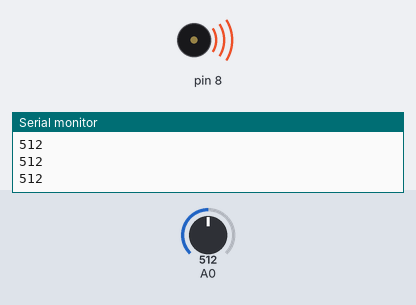
A sketch run on a simulated Arduino Uno, built with avr-gcc and run on an emulated ATmega328P. Shown: buzzer (waves = sounding), the last lines printed to the serial monitor. Inputs (shaded band) come from the test bench; at power-on: A0 = 512.

Above: at 1.2 s.
1.3 s: A0 set to 496
At 1.7 s:
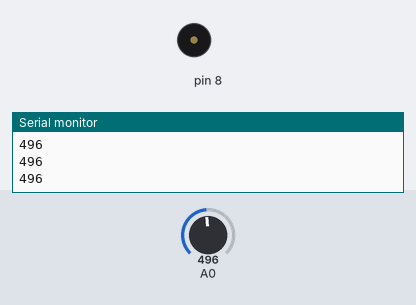
2.8 s: A0 set to 511
At 4.0 s:
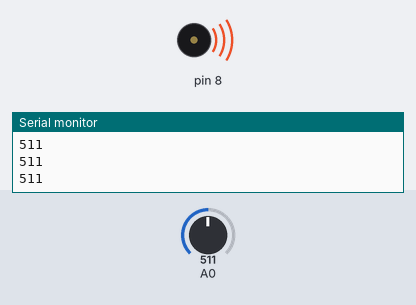
4.3 s: A0 set to 495
At 5.2 s:
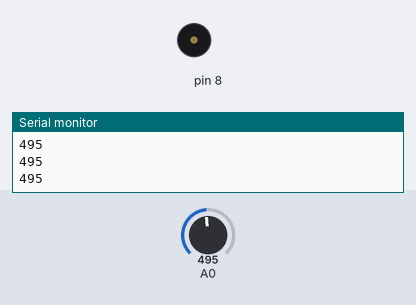
Timing chart, 0 to 7.3 s (numbered marks = the images above; inputs shaded):
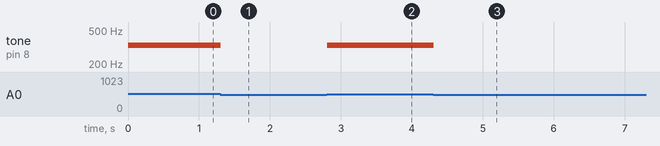

Measured:
- the behaviour switches between 505 and 504 on A0 (found by bisection; images 0 and 1)
- after the input at 1.3 s, tone on pin 8: 330 Hz → silent at once
- after the input at 2.8 s, tone on pin 8: silent → 330 Hz at once
- after the input at 4.3 s, tone on pin 8: 330 Hz → silent at once

The sketch:

Sketch10.ino
```cpp
/*
 Name:		Sketch10.ino
 Created:	7/28/2020 1:10:47 PM
 Author:	Janie
*/

int buttons[] = { 2,NULL,NULL,NULL,NULL,NULL};
int notes[] = { 262,294,330,349 };


// the setup function runs once when you press reset or power the board
void setup() {
	Serial.begin(9600);
}

// the loop function runs over and over again until power down or reset
void loop() {
	int keyVal = analogRead(A0);
	Serial.println(keyVal);
	if (keyVal == 1023) {
		tone(8, notes[0]);
	}
	else if (keyVal >= 990 && keyVal <= 1010) {
		tone(8, notes[1]);
	}
	else if (keyVal >= 505 && keyVal <= 515) {
		tone(8, notes[2]);
	}
	else if (keyVal >= 5 && keyVal <= 10) {
		tone(8, notes[3]);
	}
	else {
		noTone(8);
	}
}
```
